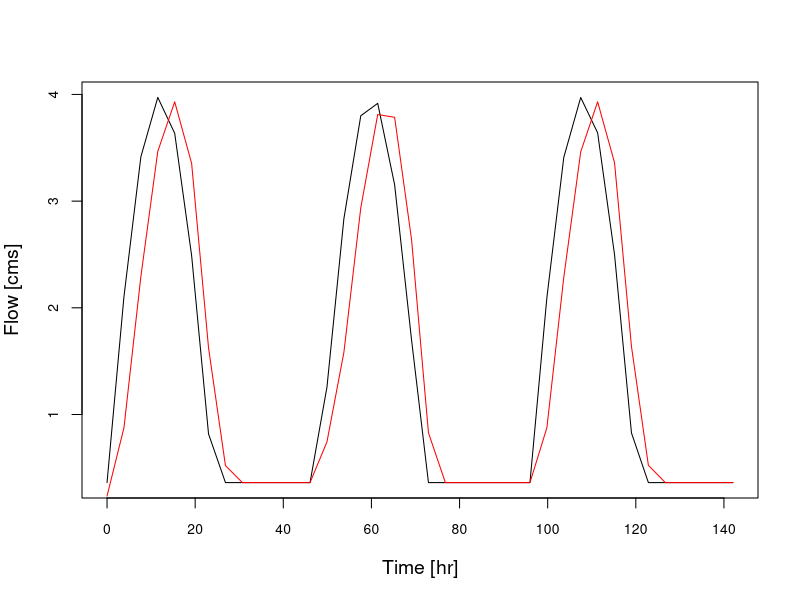

Generate this figure with R:
#~~~~~~~~~~~~~~~~~~~~~~~~~~~~~~~~~~~~~~~~~~~~~~~~~~~~~~~~~~~~~~~~~~~~~~~~~~~~~~~
#Title: Initial Toy Model
#Coder: Nate Jones (cnjones7@ua.edu)
#Date: 10/15/2019 
#Purpose: Begin exploring Toy Model to explore drying and its impact on Biogeochemistry
#~~~~~~~~~~~~~~~~~~~~~~~~~~~~~~~~~~~~~~~~~~~~~~~~~~~~~~~~~~~~~~~~~~~~~~~~~~~~~~~

#Next Steps 
# -Add conservative solute flux
# -Add reactive solut flux

#~~~~~~~~~~~~~~~~~~~~~~~~~~~~~~~~~~~~~~~~~~~~~~~~~~~~~~~~~~~~~~~~~~~~~~~~~~~~~~~
#1.0 Setup Workspace------------------------------------------------------------
#~~~~~~~~~~~~~~~~~~~~~~~~~~~~~~~~~~~~~~~~~~~~~~~~~~~~~~~~~~~~~~~~~~~~~~~~~~~~~~~
#Clear memory (delete this once incoporated into larger workflow)
rm(list=ls())

#download relevant packages
library(tidyverse)

#User defined variables
reach_length <- 10000       # Each reach is 10 km in length
reach_slope <- 0.0003       # Slope of each reach 
reach_bkf_depth <- 1    # Bankful depth
reach_wd_ratio <- 5       # Width to depth ratio of bankful channel
reach_roughness<-0.07      # Mannings N
simulation_length<-6       # days


#~~~~~~~~~~~~~~~~~~~~~~~~~~~~~~~~~~~~~~~~~~~~~~~~~~~~~~~~~~~~~~~~~~~~~~~~~~~~~~~
#2.0 Estimate hydrologic parameters---------------------------------------------
#~~~~~~~~~~~~~~~~~~~~~~~~~~~~~~~~~~~~~~~~~~~~~~~~~~~~~~~~~~~~~~~~~~~~~~~~~~~~~~~
#2.1 Hydraulic Geometry---------------------------------------------------------
#Estimate bankful width (assume rectangular channel)
reach_bkf_width<-reach_wd_ratio*reach_bkf_depth

#Estimate bankfull flow (cms) using mannings equation
Q_bkf<- 
  (1/reach_roughness)*                             #k/n
  (reach_bkf_depth*reach_bkf_width)*               #Bankful Area
  (reach_bkf_width^(2/3))*     #Hydraulic Radius ^ (2/3)
  (reach_slope^.5)                                 #slope^0.5

#Estimate Bankful Velocity 
v_bkf<- Q_bkf/(reach_bkf_depth*reach_bkf_width)

#2.1 Inflow hydrograph ---------------------------------------------------------
#Define time step so that the Courant number (v*dt/dx) is less than or equal to 1
timestep<- floor((reach_length/v_bkf))

#Create tibble
df<-tibble(
      #Create 2 time steps
      time = seq(0,simulation_length*86400, timestep),
      #Create flow 
      Q_in = Q_bkf*sin(pi*time/86400) + Q_bkf/10
    ) %>% 
  mutate(Q_in = if_else(Q_in<=Q_bkf/10, Q_bkf/10, Q_in))


#~~~~~~~~~~~~~~~~~~~~~~~~~~~~~~~~~~~~~~~~~~~~~~~~~~~~~~~~~~~~~~~~~~~~~~~~~~~~~~~
#4.0 Create function to estimate fluxes-----------------------------------------
#~~~~~~~~~~~~~~~~~~~~~~~~~~~~~~~~~~~~~~~~~~~~~~~~~~~~~~~~~~~~~~~~~~~~~~~~~~~~~~~
#4.1 Kinematic Wave-------------------------------------------------------------
kinematic_wave<-function(Q_in,                    #Inflow
                         Q_in_1,                  #Qout from previous time step
                         dt = timestep,           #time step (seconds)
                         dx = reach_length,       #Reach length
                         slope =  reach_slope,    #Channel Slope
                         width = reach_bkf_width, #Channel Width
                         n = reach_roughness      #mannings roughness
                        ){
  #Estiate model parameters
  beta <- 3/5  #Common Assumption (See Chow 1988)
  alpha<- (n*(width^(2/3))/(slope^0.5))^beta
  
  #Estimate Reach Outflow
  Q_out<- Q_in + (((Q_in^(1-beta))/(alpha*beta*dx))*(Q_in_1-Q_in))*dt
  
  #Export Qout
  #Q_out<-if_else(Q_out<0, 0, Q_out)
  Q_out
}

#4.2 Conservative Solute Flux---------------------------------------------------


#4.3 Reactive solute flux-------------------------------------------------------



#~~~~~~~~~~~~~~~~~~~~~~~~~~~~~~~~~~~~~~~~~~~~~~~~~~~~~~~~~~~~~~~~~~~~~~~~~~~~~~~
#5.0 Create function to estimate conservative solute flux-----------------------
#~~~~~~~~~~~~~~~~~~~~~~~~~~~~~~~~~~~~~~~~~~~~~~~~~~~~~~~~~~~~~~~~~~~~~~~~~~~~~~~
df<-df %>%
  #Run model
  mutate(Q_out = 
     pmap_dbl(
       #Model Inputs
       list(Q_in =   Q_in, 
            Q_in_1 = lag(Q_in, default = 0)), 
       #Function
       kinematic_wave)) %>% 
  #Add time_hr 
  mutate(time_hr = time/3600)

plot(df$time_hr, df$Q_in, type="l", xlab="Time [hr]", ylab="Flow [cms]", ps=12, cex.lab=14/12, cex.axis=10/12)
points(df$time_hr, df$Q_out, col="red", type="l")

